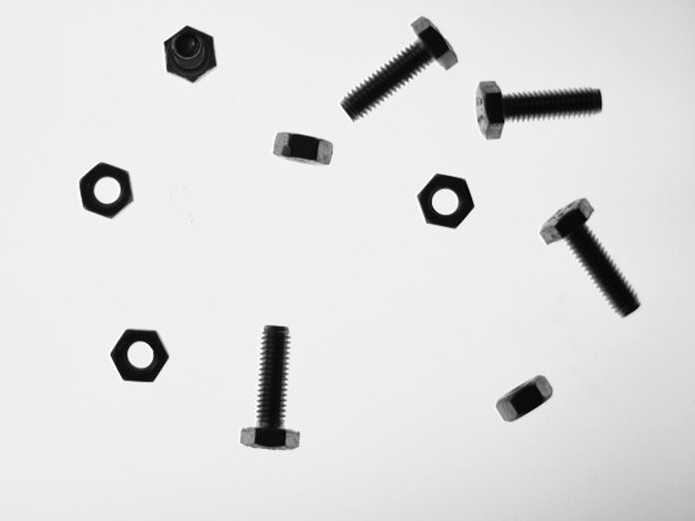
#> input picture bouten_moeren1.jpg, 695 x 521 px
$ python opdracht4.py
#> lines starting #> are read from the running program, lines starting #| are printed output that depends on the picture; after the words box and inside, x2 and y2 are one past the last pixel; in counts of white or black regions, pixels touching at a corner belong together; long printed decimals are rounded
import cv2 as cv
import numpy as np
#stay in while loop. awaiting keypress prevents image from being loaded
frame = cv.imread('bouten_moeren1.jpg')
#> frame is the input picture: shape (521, 695, 3); min 0, max 255, mean 221.2
grey = cv.cvtColor(frame, cv.COLOR_RGB2GRAY)
greyblur = cv.GaussianBlur(grey,(5,5),0)
#make image binary based on a threshold(180 in this case) 255 is color for true
retention,threshold = cv.threshold(greyblur, 180, 255,cv.THRESH_BINARY_INV)
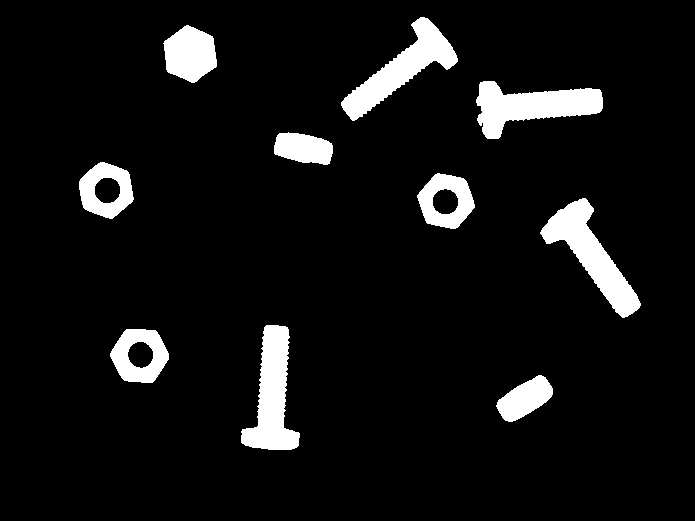
#> threshold: shape (521, 695); 7.3% white; 10 white regions
contours, hierarchy = cv.findContours(threshold,cv.RETR_TREE,cv.CHAIN_APPROX_SIMPLE)
#> contours = 13 contours; largest, box (x1, y1, x2, y2) and area: (540, 198, 641, 318) 3830, (476, 81, 603, 139) 3729, (241, 325, 300, 450) 3692, (341, 17, 458, 121) 3632, (110, 329, 169, 383) 2350
#[Next, Previous, First_Child, Parent]
hierarchy = hierarchy[0]
#cv.drawContours(frame, contours, -1, (255,255,0), 3)
for cnr in range(len(contours)):
    cnt = contours[cnr]
    area = cv.contourArea(cnt)
    holes = 0
    if cv.arcLength(cnt, True) > 0:
     vormfactor = 4 * np.pi * area / cv.arcLength(cnt, True) ** 2
    #hyrarchie is een lijst met lijsten. de eerste lijst bevat de volgende lijsten()
    #get child index, if no child -1
    child = hierarchy[cnr][2]
    while child >= 0:
        #oppervlakte van child
        holes += cv.contourArea(contours[child])
        #get child index, if no child -1
        child = hierarchy[child][0]
        print("hole:", "area: ",area, "vormfactor: ", vormfactor,"holes:", holes)
        # teken alleen contouren met een oppervlakte groter dan 100, en andere thresholds
        # screw: 255,0,0 nut: 0,255,0  wrong: 0,0,255
        # formvactor is circular number
        # holes is amount of children objects inside object
        # area is surface area
    if area > 500 and vormfactor < 0.89:
        if vormfactor > 0.8:
            if holes > 150:
                cv.drawContours(frame, [cnt], -1, (0,255,0), 3)
            else:
                cv.drawContours(frame, [cnt], -1, (255,50,0), 3)
        else:
            if area > 2230:
                cv.drawContours(frame, [cnt], -1, (215,0,50), 3)
            else:
                cv.drawContours(frame, [cnt], -1, (50,135,0), 3)
#> this loop made 13 passes
#> (area, vormfactor) on passes 1 to 12: (1470, 0.705), (2350, 0.857), (533.5, 0.893), (3691.5, 0.309), (3830, 0.359), (2266, 0.84), (535, 0.9), (2228, 0.851), (541.5, 0.923), (1385.5, 0.668), (3729, 0.332), (2172.5, 0.814)
#| hole: area:  2350.0 vormfactor:  0.8565 holes: 533.5
#| hole: area:  2266.0 vormfactor:  0.8396 holes: 535.0
#| hole: area:  2228.0 vormfactor:  0.8514 holes: 541.5
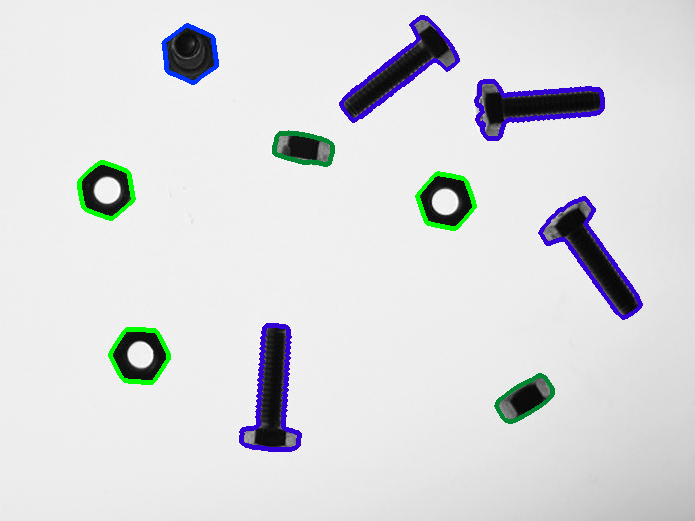
#> frame: shape (521, 695, 3); 2.99% of pixels changed, all inside (x1, y1, x2, y2) = (77, 15, 643, 452)
cv.imshow('screen1',frame)
k = cv.waitKey(0)
#> (key Esc is pressed here)
print("k: ",k)
#| k:  27

$ run again, with bouten_moeren2.jpg copied over bouten_moeren1.jpg
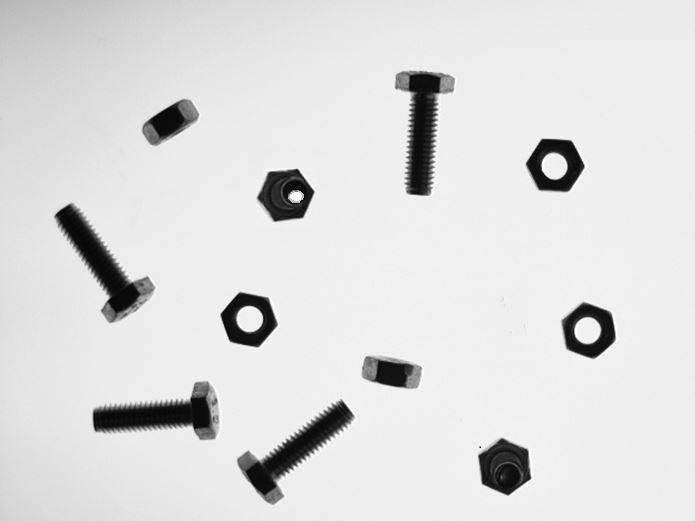
#> input picture bouten_moeren2.jpg, 695 x 521 px
#> frame is the input picture: shape (521, 695, 3); min 0, max 255, mean 220
#> `retention,threshold = cv.threshold(greyblur, 180, 255,cv.THRESH_BINARY..`:
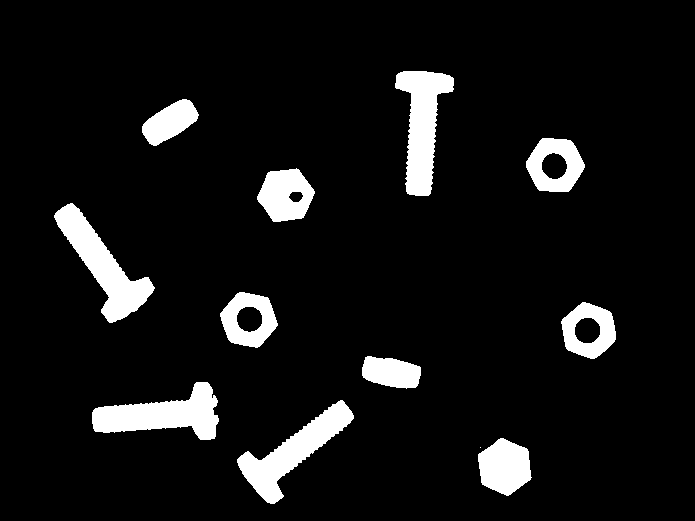
#> threshold: shape (521, 695); 7.9% white; 12 white regions (1 under 20 px)
#> contours = 16 contours, 1 with area under 20; largest, box (x1, y1, x2, y2) and area: (54, 203, 155, 323) 3830, (92, 382, 219, 440) 3729, (395, 71, 454, 196) 3692, (237, 400, 354, 504) 3633, (526, 138, 585, 192) 2350
#> the loop `for cnr in range(len(contours)):` made 16 passes
#> (area, vormfactor) on passes 2 to 9: (2173.5, 0.815), (3633, 0.309), (3729, 0.333), (1385.5, 0.668), (2228, 0.851), (541.5, 0.923), (2266, 0.84), (534, 0.898)
#> (printed output is left out)
#> after the loop `for cnr in range(len(contours)):`:
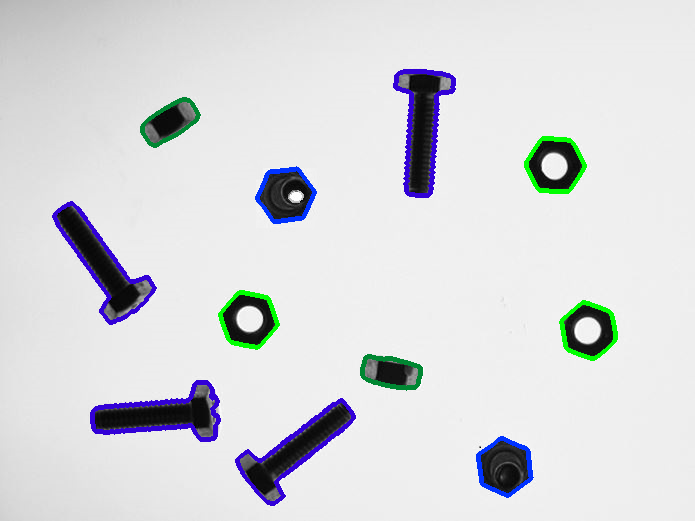
#> frame: shape (521, 695, 3); 3.2% of pixels changed, all inside (x1, y1, x2, y2) = (52, 69, 618, 506)
#| k:  27
